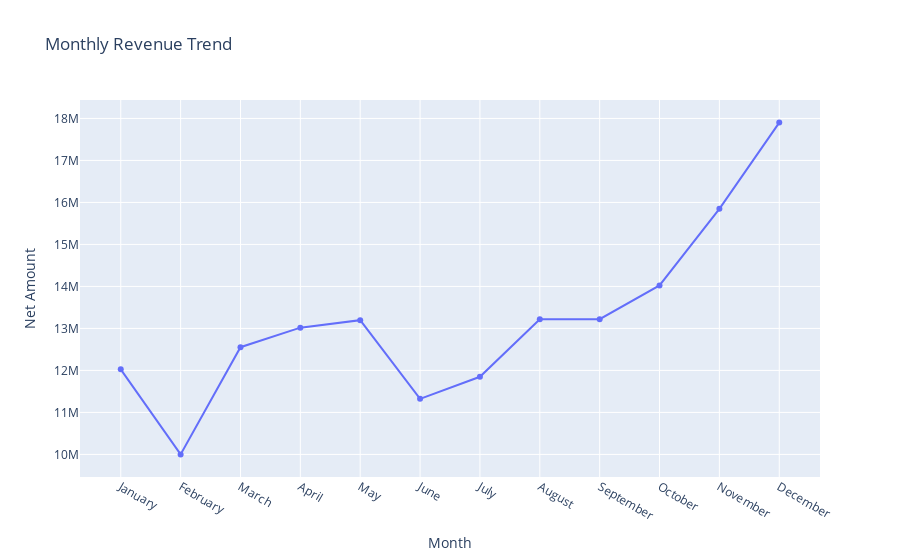

The cell this chart's notebook holds for it:
### Code cell
# Monthly Revenue Trend

monthly_revenue = df.groupby('Month')['Net Amount'].sum().reset_index()

month_order = [
    'January', 'February', 'March', 'April', 'May', 'June',
    'July', 'August', 'September', 'October', 'November', 'December'
]

monthly_revenue['Month'] = pd.Categorical(monthly_revenue['Month'], categories=month_order, ordered=True)

monthly_revenue = monthly_revenue.sort_values(by='Month')

fig3 = px.line(monthly_revenue, x='Month', y='Net Amount', title='Monthly Revenue Trend',markers=True)
fig3.show()

### Figure 1 — Plotly figure (JSON) as saved in the notebook; plotly's stock layout.template omitted (floating-point values rounded to 4 significant figures)
{"data": [{"hovertemplate": "Month=%{x}<br>Net Amount=%{y}<extra></extra>", "legendgroup": "", "line": {"color": "#636efa", "dash": "solid"}, "marker": {"symbol": "circle"}, "mode": "lines+markers", "name": "", "orientation": "v", "showlegend": false, "type": "scatter", "x": ["January", "February", "March", "April", "May", "June", "July", "August", "September", "October", "November", "December"], "xaxis": "x", "y": [12030000.0, 10000000.0, 12550000.0, 13020000.0, 13200000.0, 11320000.0, 11850000.0, 13220000.0, 13220000.0, 14020000.0, 15850000.0, 17900000.0], "yaxis": "y"}], "layout": {"autosize": true, "legend": {"tracegroupgap": 0}, "title": {"text": "Monthly Revenue Trend"}, "xaxis": {"anchor": "y", "autorange": true, "domain": [0, 1], "range": [-0.7069, 11.71], "title": {"text": "Month"}, "type": "category"}, "yaxis": {"anchor": "x", "autorange": true, "domain": [0, 1], "range": [9343000.0, 18560000.0], "title": {"text": "Net Amount"}, "type": "linear"}}}
